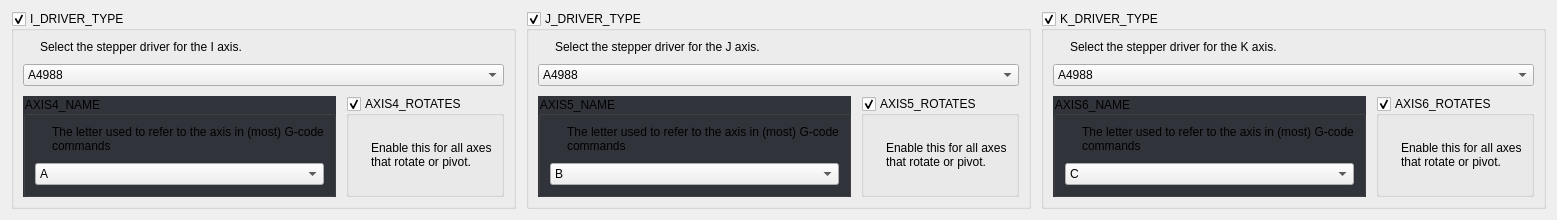
     <widget class="QWidget" name="tab_2">
      <attribute name="title">
       <string>I / J / K Coordinates</string>
      </attribute>
      <layout class="QGridLayout" name="gridLayout_4">
       <property name="spacing">
        <number>10</number>
       </property>
       <item row="0" column="2">
        <widget class="QGroupBox" name="uKDriverTypeBox">
         <property name="focusPolicy">
          <enum>Qt::StrongFocus</enum>
         </property>
         <property name="styleSheet">
          <string notr="true"/>
         </property>
         <property name="title">
          <string>K_DRIVER_TYPE</string>
         </property>
         <property name="checkable">
          <bool>true</bool>
         </property>
         <layout class="QGridLayout" name="gridLayout_13">
          <property name="spacing">
           <number>10</number>
          </property>
          <item row="0" column="0">
           <widget class="QLabel" name="label_24">
            <property name="sizePolicy">
             <sizepolicy hsizetype="Fixed" vsizetype="Fixed">
              <horstretch>0</horstretch>
              <verstretch>0</verstretch>
             </sizepolicy>
            </property>
            <property name="text">
             <string/>
            </property>
            <property name="pixmap">
             <pixmap>:/info_FILL0_wght100_GRAD0_opsz20.svg</pixmap>
            </property>
           </widget>
          </item>
          <item row="0" column="1" colspan="2">
           <widget class="QLabel" name="label_25">
            <property name="text">
             <string>Select the stepper driver for the K axis.</string>
            </property>
            <property name="wordWrap">
             <bool>true</bool>
            </property>
           </widget>
          </item>
          <item row="2" column="2">
           <widget class="QGroupBox" name="uAxis6RotatesBox">
            <property name="title">
             <string>AXIS6_ROTATES</string>
            </property>
            <property name="checkable">
             <bool>true</bool>
            </property>
            <layout class="QGridLayout" name="gridLayout_34">
             <item row="0" column="0">
              <widget class="QLabel" name="label_56">
               <property name="sizePolicy">
                <sizepolicy hsizetype="Fixed" vsizetype="Fixed">
                 <horstretch>0</horstretch>
                 <verstretch>0</verstretch>
                </sizepolicy>
               </property>
               <property name="text">
                <string/>
               </property>
               <property name="pixmap">
                <pixmap>:/info_FILL0_wght100_GRAD0_opsz20.svg</pixmap>
               </property>
              </widget>
             </item>
             <item row="0" column="1">
              <widget class="QLabel" name="label_57">
               <property name="text">
                <string>Enable this for all axes that rotate or pivot.</string>
               </property>
               <property name="wordWrap">
                <bool>true</bool>
               </property>
              </widget>
             </item>
            </layout>
           </widget>
          </item>
          <item row="1" column="0" colspan="3">
           <widget class="Dropdown" name="uKDriverTypeDropdown">
            <item>
             <property name="text">
              <string>A4988</string>
             </property>
            </item>
            <item>
             <property name="text">
              <string>A5984</string>
             </property>
            </item>
            <item>
             <property name="text">
              <string>DRV8825</string>
             </property>
            </item>
            <item>
             <property name="text">
              <string>LV8729</string>
             </property>
            </item>
            <item>
             <property name="text">
              <string>TB6560</string>
             </property>
            </item>
            <item>
             <property name="text">
              <string>TB6600</string>
             </property>
            </item>
            <item>
             <property name="text">
              <string>TMC2100</string>
             </property>
            </item>
            <item>
             <property name="text">
              <string>TMC2130</string>
             </property>
            </item>
            <item>
             <property name="text">
              <string>TMC2130_STANDALONE</string>
             </property>
            </item>
            <item>
             <property name="text">
              <string>TMC2160</string>
             </property>
            </item>
            <item>
             <property name="text">
              <string>TMC2160_STANDALONE</string>
             </property>
            </item>
            <item>
             <property name="text">
              <string>TMC2208</string>
             </property>
            </item>
            <item>
             <property name="text">
              <string>TMC2208_STANDALONE</string>
             </property>
            </item>
            <item>
             <property name="text">
              <string>TMC2209</string>
             </property>
            </item>
            <item>
             <property name="text">
              <string>TMC2209_STANDALONE</string>
             </property>
            </item>
            <item>
             <property name="text">
              <string>TMC26X</string>
             </property>
            </item>
            <item>
             <property name="text">
              <string>TMC26X_STANDALONE</string>
             </property>
            </item>
            <item>
             <property name="text">
              <string>TMC2660</string>
             </property>
            </item>
            <item>
             <property name="text">
              <string>TMC2660_STANDALONE</string>
             </property>
            </item>
            <item>
             <property name="text">
              <string>TMC5130</string>
             </property>
            </item>
            <item>
             <property name="text">
              <string>TMC5130_STANDALONE</string>
             </property>
            </item>
            <item>
             <property name="text">
              <string>TMC5160</string>
             </property>
            </item>
            <item>
             <property name="text">
              <string>TMC5160_STANDALONE</string>
             </property>
            </item>
           </widget>
          </item>
          <item row="2" column="0" colspan="2">
           <widget class="QGroupBox" name="uAxis6NameBox">
            <property name="focusPolicy">
             <enum>Qt::StrongFocus</enum>
            </property>
            <property name="styleSheet">
             <string notr="true">QGroupBox:!disabled {
	background: rgb(50, 52, 59);
}</string>
            </property>
            <property name="title">
             <string>AXIS6_NAME</string>
            </property>
            <layout class="QGridLayout" name="gridLayout_33">
             <property name="spacing">
              <number>10</number>
             </property>
             <item row="0" column="0">
              <widget class="QLabel" name="label_54">
               <property name="sizePolicy">
                <sizepolicy hsizetype="Fixed" vsizetype="Fixed">
                 <horstretch>0</horstretch>
                 <verstretch>0</verstretch>
                </sizepolicy>
               </property>
               <property name="text">
                <string/>
               </property>
               <property name="pixmap">
                <pixmap>:/info_FILL0_wght100_GRAD0_opsz20.svg</pixmap>
               </property>
              </widget>
             </item>
             <item row="0" column="1">
              <widget class="QLabel" name="label_55">
               <property name="text">
                <string>The letter used to refer to the axis in (most) G-code commands</string>
               </property>
               <property name="wordWrap">
                <bool>true</bool>
               </property>
              </widget>
             </item>
             <item row="1" column="0" colspan="2">
              <widget class="Dropdown" name="uAxis6NameDropdown">
               <item>
                <property name="text">
                 <string>C</string>
                </property>
               </item>
               <item>
                <property name="text">
                 <string>U</string>
                </property>
               </item>
               <item>
                <property name="text">
                 <string>V</string>
                </property>
               </item>
               <item>
                <property name="text">
                 <string>W</string>
                </property>
               </item>
              </widget>
             </item>
            </layout>
           </widget>
          </item>
         </layout>
        </widget>
       </item>
       <item row="0" column="0">
        <widget class="QGroupBox" name="uIDriverTypeBox">
         <property name="focusPolicy">
          <enum>Qt::StrongFocus</enum>
         </property>
         <property name="styleSheet">
          <string notr="true"/>
         </property>
         <property name="title">
          <string>I_DRIVER_TYPE</string>
         </property>
         <property name="checkable">
          <bool>true</bool>
         </property>
         <layout class="QGridLayout" name="gridLayout_10">
          <property name="spacing">
           <number>10</number>
          </property>
          <item row="0" column="0">
           <widget class="QLabel" name="label_10">
            <property name="sizePolicy">
             <sizepolicy hsizetype="Fixed" vsizetype="Fixed">
              <horstretch>0</horstretch>
              <verstretch>0</verstretch>
             </sizepolicy>
            </property>
            <property name="text">
             <string/>
            </property>
            <property name="pixmap">
             <pixmap>:/info_FILL0_wght100_GRAD0_opsz20.svg</pixmap>
            </property>
           </widget>
          </item>
          <item row="0" column="1" colspan="2">
           <widget class="QLabel" name="label_11">
            <property name="text">
             <string>Select the stepper driver for the I axis.</string>
            </property>
            <property name="wordWrap">
             <bool>true</bool>
            </property>
           </widget>
          </item>
          <item row="1" column="0" colspan="3">
           <widget class="Dropdown" name="uIDriverTypeDropdown">
            <item>
             <property name="text">
              <string>A4988</string>
             </property>
            </item>
            <item>
             <property name="text">
              <string>A5984</string>
             </property>
            </item>
            <item>
             <property name="text">
              <string>DRV8825</string>
             </property>
            </item>
            <item>
             <property name="text">
              <string>LV8729</string>
             </property>
            </item>
            <item>
             <property name="text">
              <string>TB6560</string>
             </property>
            </item>
            <item>
             <property name="text">
              <string>TB6600</string>
             </property>
            </item>
            <item>
             <property name="text">
              <string>TMC2100</string>
             </property>
            </item>
            <item>
             <property name="text">
              <string>TMC2130</string>
             </property>
            </item>
            <item>
             <property name="text">
              <string>TMC2130_STANDALONE</string>
             </property>
            </item>
            <item>
             <property name="text">
              <string>TMC2160</string>
             </property>
            </item>
            <item>
             <property name="text">
              <string>TMC2160_STANDALONE</string>
             </property>
            </item>
            <item>
             <property name="text">
              <string>TMC2208</string>
             </property>
            </item>
            <item>
             <property name="text">
              <string>TMC2208_STANDALONE</string>
             </property>
            </item>
            <item>
             <property name="text">
              <string>TMC2209</string>
             </property>
            </item>
            <item>
             <property name="text">
              <string>TMC2209_STANDALONE</string>
             </property>
            </item>
            <item>
             <property name="text">
              <string>TMC26X</string>
             </property>
            </item>
            <item>
             <property name="text">
              <string>TMC26X_STANDALONE</string>
             </property>
            </item>
            <item>
             <property name="text">
              <string>TMC2660</string>
             </property>
            </item>
            <item>
             <property name="text">
              <string>TMC2660_STANDALONE</string>
             </property>
            </item>
            <item>
             <property name="text">
              <string>TMC5130</string>
             </property>
            </item>
            <item>
             <property name="text">
              <string>TMC5130_STANDALONE</string>
             </property>
            </item>
            <item>
             <property name="text">
              <string>TMC5160</string>
             </property>
            </item>
            <item>
             <property name="text">
              <string>TMC5160_STANDALONE</string>
             </property>
            </item>
           </widget>
          </item>
          <item row="2" column="0" colspan="2">
           <widget class="QGroupBox" name="uAxis4NameBox">
            <property name="focusPolicy">
             <enum>Qt::StrongFocus</enum>
            </property>
            <property name="styleSheet">
             <string notr="true">QGroupBox:!disabled {
	background: rgb(50, 52, 59);
}</string>
            </property>
            <property name="title">
             <string>AXIS4_NAME</string>
            </property>
            <layout class="QGridLayout" name="gridLayout_42">
             <property name="spacing">
              <number>10</number>
             </property>
             <item row="0" column="0">
              <widget class="QLabel" name="label_72">
               <property name="sizePolicy">
                <sizepolicy hsizetype="Fixed" vsizetype="Fixed">
                 <horstretch>0</horstretch>
                 <verstretch>0</verstretch>
                </sizepolicy>
               </property>
               <property name="text">
                <string/>
               </property>
               <property name="pixmap">
                <pixmap>:/info_FILL0_wght100_GRAD0_opsz20.svg</pixmap>
               </property>
              </widget>
             </item>
             <item row="0" column="1">
              <widget class="QLabel" name="label_73">
               <property name="text">
                <string>The letter used to refer to the axis in (most) G-code commands</string>
               </property>
               <property name="wordWrap">
                <bool>true</bool>
               </property>
              </widget>
             </item>
             <item row="1" column="0" colspan="2">
              <widget class="Dropdown" name="uAxis4NameDropdown">
               <item>
                <property name="text">
                 <string>A</string>
                </property>
               </item>
               <item>
                <property name="text">
                 <string>B</string>
                </property>
               </item>
               <item>
                <property name="text">
                 <string>C</string>
                </property>
               </item>
               <item>
                <property name="text">
                 <string>U</string>
                </property>
               </item>
               <item>
                <property name="text">
                 <string>V</string>
                </property>
               </item>
               <item>
                <property name="text">
                 <string>W</string>
                </property>
               </item>
              </widget>
             </item>
            </layout>
           </widget>
          </item>
          <item row="2" column="2">
           <widget class="QGroupBox" name="uAxis4RotatesBox">
            <property name="title">
             <string>AXIS4_ROTATES</string>
            </property>
            <property name="checkable">
             <bool>true</bool>
            </property>
            <layout class="QGridLayout" name="gridLayout_41">
             <item row="0" column="0">
              <widget class="QLabel" name="label_70">
               <property name="sizePolicy">
                <sizepolicy hsizetype="Fixed" vsizetype="Fixed">
                 <horstretch>0</horstretch>
                 <verstretch>0</verstretch>
                </sizepolicy>
               </property>
               <property name="text">
                <string/>
               </property>
               <property name="pixmap">
                <pixmap>:/info_FILL0_wght100_GRAD0_opsz20.svg</pixmap>
               </property>
              </widget>
             </item>
             <item row="0" column="1">
              <widget class="QLabel" name="label_71">
               <property name="text">
                <string>Enable this for all axes that rotate or pivot.</string>
               </property>
               <property name="wordWrap">
                <bool>true</bool>
               </property>
              </widget>
             </item>
            </layout>
           </widget>
          </item>
         </layout>
        </widget>
       </item>
       <item row="0" column="1">
        <widget class="QGroupBox" name="uJDriverTypeBox">
         <property name="focusPolicy">
          <enum>Qt::StrongFocus</enum>
         </property>
         <property name="styleSheet">
          <string notr="true"/>
         </property>
         <property name="title">
          <string>J_DRIVER_TYPE</string>
         </property>
         <property name="checkable">
          <bool>true</bool>
         </property>
         <layout class="QGridLayout" name="gridLayout_16">
          <property name="spacing">
           <number>10</number>
          </property>
          <item row="0" column="0">
           <widget class="QLabel" name="label_22">
            <property name="sizePolicy">
             <sizepolicy hsizetype="Fixed" vsizetype="Fixed">
              <horstretch>0</horstretch>
              <verstretch>0</verstretch>
             </sizepolicy>
            </property>
            <property name="text">
             <string/>
            </property>
            <property name="pixmap">
             <pixmap>:/info_FILL0_wght100_GRAD0_opsz20.svg</pixmap>
            </property>
           </widget>
          </item>
          <item row="0" column="1" colspan="2">
           <widget class="QLabel" name="label_23">
            <property name="text">
             <string>Select the stepper driver for the J axis.</string>
            </property>
            <property name="wordWrap">
             <bool>true</bool>
            </property>
           </widget>
          </item>
          <item row="2" column="0" colspan="2">
           <widget class="QGroupBox" name="uAxis5NameBox">
            <property name="focusPolicy">
             <enum>Qt::StrongFocus</enum>
            </property>
            <property name="styleSheet">
             <string notr="true">QGroupBox:!disabled {
	background: rgb(50, 52, 59);
}</string>
            </property>
            <property name="title">
             <string>AXIS5_NAME</string>
            </property>
            <layout class="QGridLayout" name="gridLayout_31">
             <property name="spacing">
              <number>10</number>
             </property>
             <item row="0" column="0">
              <widget class="QLabel" name="label_50">
               <property name="sizePolicy">
                <sizepolicy hsizetype="Fixed" vsizetype="Fixed">
                 <horstretch>0</horstretch>
                 <verstretch>0</verstretch>
                </sizepolicy>
               </property>
               <property name="text">
                <string/>
               </property>
               <property name="pixmap">
                <pixmap>:/info_FILL0_wght100_GRAD0_opsz20.svg</pixmap>
               </property>
              </widget>
             </item>
             <item row="0" column="1">
              <widget class="QLabel" name="label_51">
               <property name="text">
                <string>The letter used to refer to the axis in (most) G-code commands</string>
               </property>
               <property name="wordWrap">
                <bool>true</bool>
               </property>
              </widget>
             </item>
             <item row="1" column="0" colspan="2">
              <widget class="Dropdown" name="uAxis5NameDropdown">
               <item>
                <property name="text">
                 <string>B</string>
                </property>
               </item>
               <item>
                <property name="text">
                 <string>C</string>
                </property>
               </item>
               <item>
                <property name="text">
                 <string>U</string>
                </property>
               </item>
               <item>
                <property name="text">
                 <string>V</string>
                </property>
               </item>
               <item>
                <property name="text">
                 <string>W</string>
                </property>
               </item>
              </widget>
             </item>
            </layout>
           </widget>
          </item>
          <item row="2" column="2">
           <widget class="QGroupBox" name="uAxis5RotatesBox">
            <property name="title">
             <string>AXIS5_ROTATES</string>
            </property>
            <property name="checkable">
             <bool>true</bool>
            </property>
            <layout class="QGridLayout" name="gridLayout_32">
             <item row="0" column="0">
              <widget class="QLabel" name="label_52">
               <property name="sizePolicy">
                <sizepolicy hsizetype="Fixed" vsizetype="Fixed">
                 <horstretch>0</horstretch>
                 <verstretch>0</verstretch>
                </sizepolicy>
               </property>
               <property name="text">
                <string/>
               </property>
               <property name="pixmap">
                <pixmap>:/info_FILL0_wght100_GRAD0_opsz20.svg</pixmap>
               </property>
              </widget>
             </item>
             <item row="0" column="1">
              <widget class="QLabel" name="label_53">
               <property name="text">
                <string>Enable this for all axes that rotate or pivot.</string>
               </property>
               <property name="wordWrap">
                <bool>true</bool>
               </property>
              </widget>
             </item>
            </layout>
           </widget>
          </item>
          <item row="1" column="0" colspan="3">
           <widget class="Dropdown" name="uJDriverTypeDropdown">
            <item>
             <property name="text">
              <string>A4988</string>
             </property>
            </item>
            <item>
             <property name="text">
              <string>A5984</string>
             </property>
            </item>
            <item>
             <property name="text">
              <string>DRV8825</string>
             </property>
            </item>
            <item>
             <property name="text">
              <string>LV8729</string>
             </property>
            </item>
            <item>
             <property name="text">
              <string>TB6560</string>
             </property>
            </item>
            <item>
             <property name="text">
              <string>TB6600</string>
             </property>
            </item>
            <item>
             <property name="text">
              <string>TMC2100</string>
             </property>
            </item>
            <item>
             <property name="text">
              <string>TMC2130</string>
             </property>
            </item>
            <item>
             <property name="text">
              <string>TMC2130_STANDALONE</string>
             </property>
            </item>
            <item>
             <property name="text">
              <string>TMC2160</string>
             </property>
            </item>
            <item>
             <property name="text">
              <string>TMC2160_STANDALONE</string>
             </property>
            </item>
            <item>
             <property name="text">
              <string>TMC2208</string>
             </property>
            </item>
            <item>
             <property name="text">
              <string>TMC2208_STANDALONE</string>
             </property>
            </item>
            <item>
             <property name="text">
              <string>TMC2209</string>
             </property>
            </item>
            <item>
             <property name="text">
              <string>TMC2209_STANDALONE</string>
             </property>
            </item>
            <item>
             <property name="text">
              <string>TMC26X</string>
             </property>
            </item>
            <item>
             <property name="text">
              <string>TMC26X_STANDALONE</string>
             </property>
            </item>
            <item>
             <property name="text">
              <string>TMC2660</string>
             </property>
            </item>
            <item>
             <property name="text">
              <string>TMC2660_STANDALONE</string>
             </property>
            </item>
            <item>
             <property name="text">
              <string>TMC5130</string>
             </property>
            </item>
            <item>
             <property name="text">
              <string>TMC5130_STANDALONE</string>
             </property>
            </item>
            <item>
             <property name="text">
              <string>TMC5160</string>
             </property>
            </item>
            <item>
             <property name="text">
              <string>TMC5160_STANDALONE</string>
             </property>
            </item>
           </widget>
          </item>
         </layout>
        </widget>
       </item>
      </layout>
     </widget>
